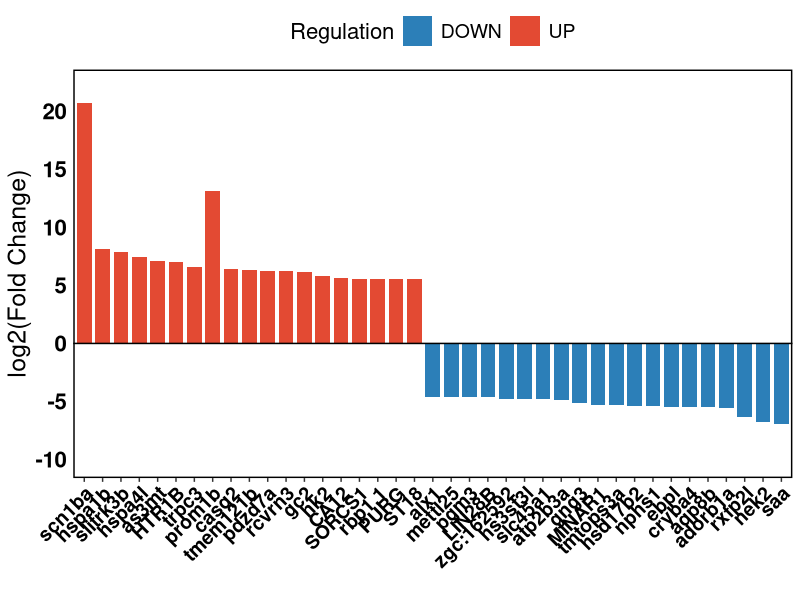

Generate this figure with R:
# 
# Author: Muntasim Fuad

# load required packages 

library(tidyverse)
library(ggpubr)
library(openxlsx)

# load data
data <- read.xlsx("outputs/Meta-Analysis/top 40 genes.xlsx")

# Create the plot
plot <- ggplot(data, aes(x = reorder(Gene_Symbol, -log2FoldChange), 
                 y = log2FoldChange, 
                 fill = Regulation)) + 
  geom_bar(stat = "identity", 
           width = 0.8) +
  scale_fill_manual(values = c("UP" = "#e34a33", "DOWN" = "#2c7fb8"))  +
labs(x = "", y = "log2(Fold Change)")+
  theme(axis.title.y = element_text(size = 18,
                                    face = "plain",
                                    colour = "black"),
        axis.text.x = element_text(angle = 45,
                                   size = 14,
                                   hjust = 1,
                                   vjust = 1,
                                   face = "bold",
                                   colour = "black"),
        axis.text.y = element_text(size = 16, colour = "black",
                                   face = "bold"),
        axis.ticks.y = element_blank(),
        legend.position = "top",
        panel.border = element_rect(linewidth = 1,
                                    fill = NA),
        panel.background = element_blank(),
        panel.grid.major = element_blank(),
        panel.grid.minor = element_blank(),
        legend.key.height = unit(0.8, "cm"),
        legend.key.width = unit(0.8, "cm"),
        legend.text = element_text(size = 14),
        legend.title = element_text(size = 16)) +
  geom_hline(yintercept = 0, color = "black") +
  scale_y_continuous(limits = c(-10, 22), 
                     breaks = seq(-10, 20, by = 5))

# Save the plot
ggsave(filename = "figures//Meta-Analysis/Barplot.png",
       plot = plot,
       width = 16, 
       height = 8,
       dpi = 600,
       bg = "white")
